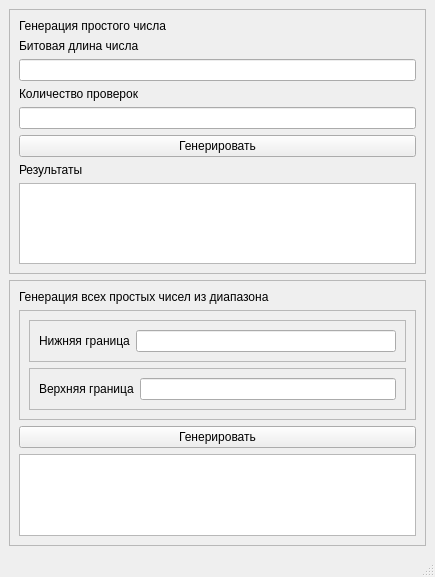
<?xml version="1.0" encoding="UTF-8"?>
<ui version="4.0">
 <class>MainWindow</class>
 <widget class="QMainWindow" name="MainWindow">
  <property name="geometry">
   <rect>
    <x>0</x>
    <y>0</y>
    <width>435</width>
    <height>577</height>
   </rect>
  </property>
  <property name="windowTitle">
   <string>Генерация простых чисел</string>
  </property>
  <widget class="QWidget" name="centralwidget">
   <layout class="QVBoxLayout" name="verticalLayout_4">
    <item>
     <widget class="QFrame" name="frame">
      <property name="frameShape">
       <enum>QFrame::StyledPanel</enum>
      </property>
      <property name="frameShadow">
       <enum>QFrame::Raised</enum>
      </property>
      <layout class="QVBoxLayout" name="verticalLayout">
       <item>
        <widget class="QLabel" name="label_7">
         <property name="text">
          <string>Генерация простого числа</string>
         </property>
        </widget>
       </item>
       <item>
        <widget class="QLabel" name="label">
         <property name="text">
          <string>Битовая длина числа</string>
         </property>
        </widget>
       </item>
       <item>
        <widget class="QLineEdit" name="lineEditBitLength"/>
       </item>
       <item>
        <widget class="QLabel" name="label_2">
         <property name="text">
          <string>Количество проверок</string>
         </property>
        </widget>
       </item>
       <item>
        <widget class="QLineEdit" name="lineEditTests"/>
       </item>
       <item>
        <widget class="QPushButton" name="btnGeneratePrime">
         <property name="text">
          <string>Генерировать</string>
         </property>
        </widget>
       </item>
       <item>
        <widget class="QLabel" name="label_3">
         <property name="text">
          <string>Результаты</string>
         </property>
        </widget>
       </item>
       <item>
        <widget class="QTextBrowser" name="textBrowserPrime"/>
       </item>
      </layout>
     </widget>
    </item>
    <item>
     <widget class="QFrame" name="frame_2">
      <property name="frameShape">
       <enum>QFrame::StyledPanel</enum>
      </property>
      <property name="frameShadow">
       <enum>QFrame::Raised</enum>
      </property>
      <layout class="QVBoxLayout" name="verticalLayout_3">
       <item>
        <widget class="QLabel" name="label_6">
         <property name="text">
          <string>Генерация всех простых чисел из диапазона</string>
         </property>
        </widget>
       </item>
       <item>
        <widget class="QFrame" name="frame_3">
         <property name="frameShape">
          <enum>QFrame::StyledPanel</enum>
         </property>
         <property name="frameShadow">
          <enum>QFrame::Raised</enum>
         </property>
         <layout class="QVBoxLayout" name="verticalLayout_2">
          <item>
           <widget class="QFrame" name="frame_4">
            <property name="frameShape">
             <enum>QFrame::StyledPanel</enum>
            </property>
            <property name="frameShadow">
             <enum>QFrame::Raised</enum>
            </property>
            <layout class="QHBoxLayout" name="horizontalLayout">
             <item>
              <widget class="QLabel" name="label_4">
               <property name="text">
                <string>Нижняя граница</string>
               </property>
              </widget>
             </item>
             <item>
              <widget class="QLineEdit" name="lineEditLow"/>
             </item>
            </layout>
           </widget>
          </item>
          <item>
           <widget class="QFrame" name="frame_5">
            <property name="frameShape">
             <enum>QFrame::StyledPanel</enum>
            </property>
            <property name="frameShadow">
             <enum>QFrame::Raised</enum>
            </property>
            <layout class="QHBoxLayout" name="horizontalLayout_2">
             <item>
              <widget class="QLabel" name="label_5">
               <property name="text">
                <string>Верхняя граница</string>
               </property>
              </widget>
             </item>
             <item>
              <widget class="QLineEdit" name="lineEditHigh"/>
             </item>
            </layout>
           </widget>
          </item>
         </layout>
        </widget>
       </item>
       <item>
        <widget class="QPushButton" name="btnRange">
         <property name="text">
          <string>Генерировать</string>
         </property>
        </widget>
       </item>
       <item>
        <widget class="QTextBrowser" name="textBrowserRange"/>
       </item>
      </layout>
     </widget>
    </item>
   </layout>
  </widget>
  <widget class="QMenuBar" name="menubar">
   <property name="geometry">
    <rect>
     <x>0</x>
     <y>0</y>
     <width>435</width>
     <height>21</height>
    </rect>
   </property>
  </widget>
  <widget class="QStatusBar" name="statusbar"/>
 </widget>
 <resources/>
 <connections/>
</ui>
